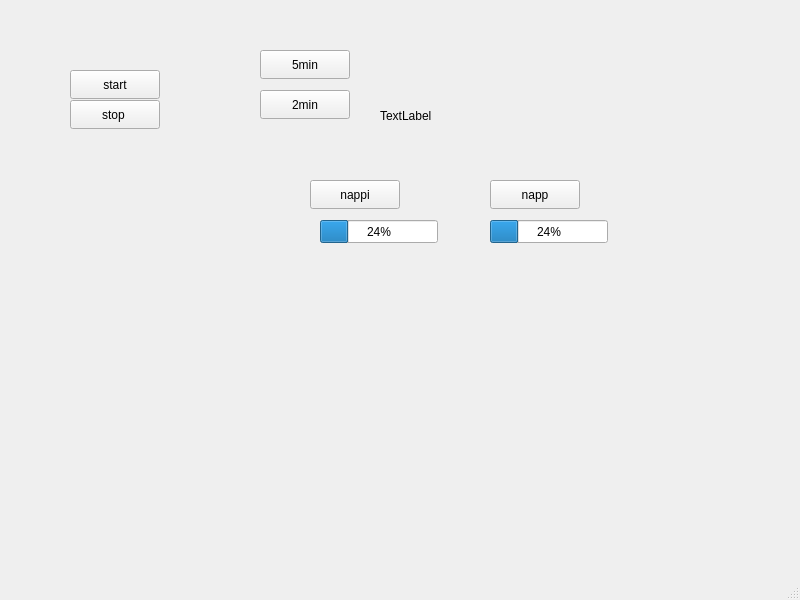
<?xml version="1.0" encoding="UTF-8"?>
<ui version="4.0">
 <class>MainWindow</class>
 <widget class="QMainWindow" name="MainWindow">
  <property name="geometry">
   <rect>
    <x>0</x>
    <y>0</y>
    <width>800</width>
    <height>600</height>
   </rect>
  </property>
  <property name="windowTitle">
   <string>MainWindow</string>
  </property>
  <widget class="QWidget" name="centralwidget">
   <widget class="QProgressBar" name="P1TimerProgress">
    <property name="geometry">
     <rect>
      <x>320</x>
      <y>220</y>
      <width>118</width>
      <height>23</height>
     </rect>
    </property>
    <property name="value">
     <number>24</number>
    </property>
   </widget>
   <widget class="QProgressBar" name="P2TimerProgress">
    <property name="geometry">
     <rect>
      <x>490</x>
      <y>220</y>
      <width>118</width>
      <height>23</height>
     </rect>
    </property>
    <property name="value">
     <number>24</number>
    </property>
   </widget>
   <widget class="QPushButton" name="Nappi1">
    <property name="geometry">
     <rect>
      <x>310</x>
      <y>180</y>
      <width>90</width>
      <height>29</height>
     </rect>
    </property>
    <property name="text">
     <string>nappi</string>
    </property>
   </widget>
   <widget class="QPushButton" name="NAppi2">
    <property name="geometry">
     <rect>
      <x>490</x>
      <y>180</y>
      <width>90</width>
      <height>29</height>
     </rect>
    </property>
    <property name="text">
     <string>napp</string>
    </property>
   </widget>
   <widget class="QPushButton" name="Timer1">
    <property name="geometry">
     <rect>
      <x>260</x>
      <y>90</y>
      <width>90</width>
      <height>29</height>
     </rect>
    </property>
    <property name="text">
     <string>2min</string>
    </property>
   </widget>
   <widget class="QPushButton" name="Timer2">
    <property name="geometry">
     <rect>
      <x>260</x>
      <y>50</y>
      <width>90</width>
      <height>29</height>
     </rect>
    </property>
    <property name="text">
     <string>5min</string>
    </property>
   </widget>
   <widget class="QPushButton" name="Aloitus">
    <property name="geometry">
     <rect>
      <x>70</x>
      <y>70</y>
      <width>90</width>
      <height>29</height>
     </rect>
    </property>
    <property name="text">
     <string>start</string>
    </property>
   </widget>
   <widget class="QPushButton" name="Lopetus">
    <property name="geometry">
     <rect>
      <x>70</x>
      <y>100</y>
      <width>90</width>
      <height>29</height>
     </rect>
    </property>
    <property name="text">
     <string>stop </string>
    </property>
   </widget>
   <widget class="QLabel" name="P2Label">
    <property name="geometry">
     <rect>
      <x>380</x>
      <y>70</y>
      <width>321</width>
      <height>91</height>
     </rect>
    </property>
    <property name="text">
     <string>TextLabel</string>
    </property>
   </widget>
   <widget class="QLabel" name="P1Label">
    <property name="geometry">
     <rect>
      <x>310</x>
      <y>140</y>
      <width>63</width>
      <height>20</height>
     </rect>
    </property>
    <property name="text">
     <string/>
    </property>
   </widget>
  </widget>
  <widget class="QMenuBar" name="menubar">
   <property name="geometry">
    <rect>
     <x>0</x>
     <y>0</y>
     <width>800</width>
     <height>25</height>
    </rect>
   </property>
  </widget>
  <widget class="QStatusBar" name="statusbar"/>
 </widget>
 <resources/>
 <connections/>
</ui>
